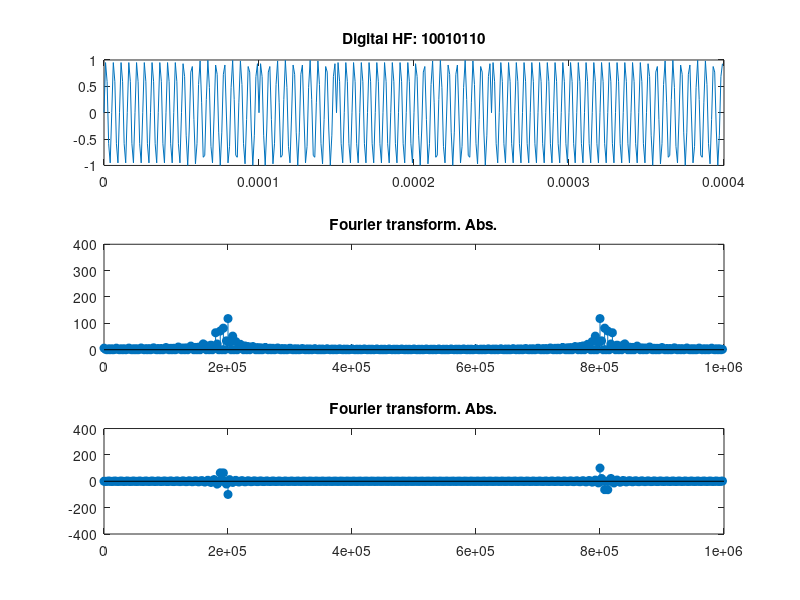

MATLAB code to generate this figure:
%mducng/SoC/D2/G2touch
clc;
clear;
close all;
%%%%%%%%%%%%%%%%%%%%%%%%%%%%%%%%%%%%%%%%%%%%%%%%%%%%%%%%%%%%%%%%%%%%%%%%%%%
f0HF                =  190000;              % 0-Tip Digital HF             
f1HF                =  200000;              % 1-Tip Digital HF
Fs                  =  1000000;             % Sampling freq
sps                 =  400;                 % # samples per symbol
ns                  =  0:(sps/8-1);         % Vector of samples
%%%%%%%%%%%%%%%%%%%%%%%%%%%%%%%%%%%%%%%%%%%%%%%%%%%%%%%%%%%%%%%%%%%%%%%%%%%
SymbolZero          =  sin(2*pi*ns*f0HF/Fs);
SymbolOne           =  sin(2*pi*ns*f1HF/Fs);
SymbolBlank         =  0*SymbolZero;
%%%%%%%%%%%%%%%%%%%%%%%%%%%%%%%%%%%%%%%%%%%%%%%%%%%%%%%%%%%%%%%%%%%%%%%%%%%
AllZerosSymbols     = SymbolZero;
AllOnesSymbols      = SymbolOne;
%%%%%%%%%%%%%%%%%%%%%%%%%%%%%%%%%%%%%%%%%%%%%%%%%%%%%%%%%%%%%%%%%%%%%%%%%%%
receivedSignal      = [SymbolOne,SymbolZero,SymbolZero,SymbolOne,...
                                SymbolZero,SymbolOne,SymbolOne,SymbolZero];
%%%%%%%%%%%%%%%%%%%%%%%%%%%%%%%%%%%%%%%%%%%%%%%%%%%%%%%%%%%%%%%%%%%%%%%%%%%
tS                  = (0:length(SymbolZero)-1)*1/Fs;    % t symbol
tR                  = (0:length(receivedSignal)-1)*1/Fs;% t received frame
%%%%%%%%%%%%%%%%%%%%%%%%%%%%%%%%%%%%%%%%%%%%%%%%%%%%%%%%%%%%%%%%%%%%%%%%%%%
Nfft                = 400;
dF                  = Fs/Nfft;
fVectors            = (0:(Nfft-1))*dF;
tVectors            = (0:(Nfft-1))*1/Fs;
FFTresult           = fft(receivedSignal,Nfft);
yAbs                = abs(FFTresult);
yPhase              = imag(FFTresult);
%%%%%%%%%%%%%%%%%%%%%%%%%%%%%%%%%%%%%%%%%%%%%%%%%%%%%%%%%%%%%%%%%%%%%%%%%%%
figure(1)
subplot(3,1,1);
plot(tVectors,receivedSignal(1:Nfft));
title('Digital HF: 10010110'); 
%axis([0 1*10^6 0 Nfft]);
%%%%%%%%%%%%%%
subplot(3,1,2);
stem(fVectors,yAbs,'filled');
title('Fourier transform. Abs.'); 
axis([0 Fs 0 Nfft]);
subplot(3,1,3);
stem(fVectors,yPhase,'filled');
title('Fourier transform. Abs.'); 
axis([0 Fs -Nfft Nfft]);
